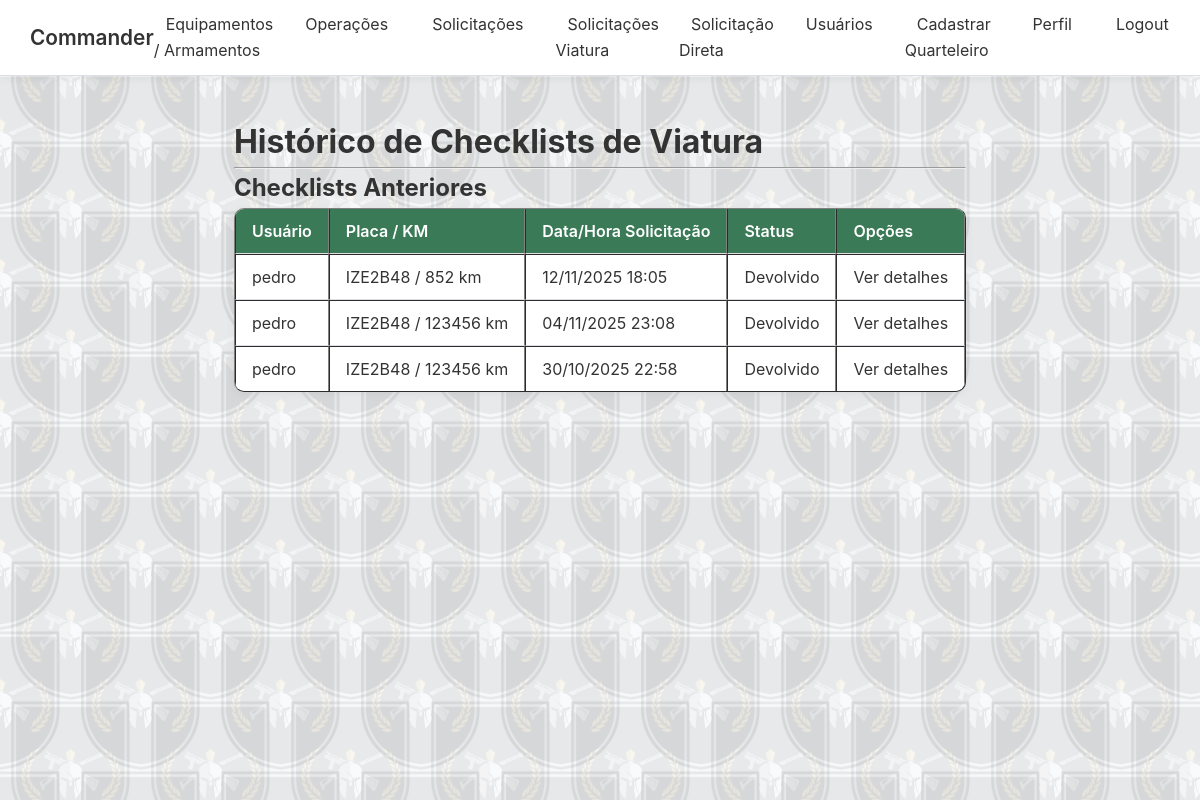
Screenshot of /solicitacoesAnterioresVtr.php (signed in) with the database file from the repository.
### tables this page shows
CREATE TABLE IF NOT EXISTS `solicitacao_viatura` (
  `id_solicitacao_viatura` int NOT NULL AUTO_INCREMENT,
  `id_usuario` int NOT NULL,
  `data_solicitacao_viatura` datetime NOT NULL,
  `quilometragem` int DEFAULT NULL,
  `placa_veiculo` varchar(10) DEFAULT NULL,
  `observacoes_viatura` text,
  `status_solicitacao_viatura` enum('Pendente','Ativo','Negado','Devolvido') DEFAULT 'Pendente',
  PRIMARY KEY (`id_solicitacao_viatura`),
  KEY `id_usuario` (`id_usuario`)
);

CREATE TABLE IF NOT EXISTS `usuarios` (
  `id_usuario` int NOT NULL AUTO_INCREMENT,
  `nome_usuario` varchar(255) NOT NULL,
  `identidade_funcional_usuario` int NOT NULL,
  `email_usuario` varchar(255) NOT NULL,
  `senha_usuario` varchar(255) NOT NULL,
  `perfil_usuario` tinyint(1) NOT NULL,
  `data_cadastro_usuario` datetime NOT NULL,
  PRIMARY KEY (`id_usuario`)
);

### solicitacoesAnterioresVtr.php (the view, shortened to what this page needs)
<?php
include("conecta.php");
$query_vtr = "SELECT
 solicitacao_viatura.id_solicitacao_viatura,
 solicitacao_viatura.data_solicitacao_viatura,
 solicitacao_viatura.quilometragem,
 solicitacao_viatura.placa_veiculo,
 solicitacao_viatura.status_solicitacao_viatura,
 usuarios.nome_usuario
 FROM solicitacao_viatura
 JOIN usuarios ON solicitacao_viatura.id_usuario = usuarios.id_usuario
 WHERE solicitacao_viatura.status_solicitacao_viatura != 'Pendente'
  AND solicitacao_viatura.status_solicitacao_viatura != 'Aceito'
  AND solicitacao_viatura.status_solicitacao_viatura != 'Ativo'
 ORDER BY solicitacao_viatura.data_solicitacao_viatura DESC";
$resultado_vtr = mysqli_query($conexao, $query_vtr);
?>
<!DOCTYPE html>
<html lang="pt-br">
<head>
    <link rel="stylesheet" href="style.css">
</head>
<body>
    <nav>
        <div class="logo"><a href="homeQuarteleiro.php">Commander</a></div>
      <ul>
        <li><a href="equipamentos.php" class="ativo">Equipamentos / Armamentos</a></li>
        <li><a href="operacoes.php">Operações</a></li>
        <li><a href="solicitacoesQuarteleiro.php">Solicitações</a></li>
        <li><a href="solicitacoesVtr.php">Solicitações Viatura</a></li>
        <li><a href="solicitarSolicitante.php">Solicitação Direta</a></li>
        <li><a href="listarUsuarios.php">Usuários</a></li>
        <li><a href="cadastrarQuarteleiro.php">Cadastrar Quarteleiro</a></li>
        <li><a href="editarPerfil.php">Perfil</a></li>
        <li><a href="logout.php">Logout</a></li>
      </ul>
    </nav>
    <div class="container">
        <div class="titulo-principal">
            <h1>Histórico de Checklists de Viatura</h1>
            <hr>
            <h2>Checklists Anteriores</h2>
        </div>
        <div class="conteudo-tabela">
            <?php
            if (mysqli_num_rows($resultado_vtr) <= 0) {
                echo "<p class='aviso-vazio'>Nenhum Histórico de Checklists de Viatura encontrado (Negado, Concluído, etc.).</p>";
            } else {
                echo "<table border='1' class='tabela-historico'>
                        <thead>
                            <tr>
                                <th>Usuário</th>
                                <th>Placa / KM</th>
                                <th>Data/Hora Solicitação</th>
                                <th>Status</th>
                                <th>Opções</th>
                            </tr>
                        </thead>
                        <tbody>";
                while ($dados_vtr = mysqli_fetch_assoc($resultado_vtr)) {
                    $id_vtr = $dados_vtr['id_solicitacao_viatura'];
                    $nome_vtr = $dados_vtr['nome_usuario'];
                    $placa_km = $dados_vtr['placa_veiculo'] . " / " . $dados_vtr['quilometragem'] . " km";
                    $data_solicitacao_vtr = date("d/m/Y H:i", strtotime($dados_vtr['data_solicitacao_viatura']));
                    $status_vtr = $dados_vtr['status_solicitacao_viatura'];
                    echo "<tr class='linha-status " . strtolower($status_vtr) . "'>
                            <td>$nome_vtr</td>
                            <td>$placa_km</td>
                            <td>$data_solicitacao_vtr</td>
                            <td>$status_vtr</td>
                            <td>
                                <a href='detalhesVtr.php?id=$id_vtr&status=7' class='btn-detalhes'>Ver detalhes</a>
                            </td>
                          </tr>";
                }
                echo "  </tbody>
                      </table>";
            }
            ?>
        </div>
    </div>
</body>
</html>

### style.css (style rules this page uses)
:root { --cor-fundo: #f9fafb; --cor-card: #ffffff; --cor-borda: #dcdfe3; --cor-texto: #333; --cor-suave: #666; --cor-principal: #3b7a57; --cor-principal-hover: #2e6045; --radius: 10px; --sombra: 0 2px 10px rgba(0, 0, 0, 0.05); --transicao: 0.25s ease; --max-largura: 1100px; --font-base: "Inter", "Roboto", sans-serif; }
* { margin: 0; padding: 0; box-sizing: border-box; font-family: var(--font-base); }
body { background: transparent; color: var(--cor-texto); line-height: 1.6; display: flex; flex-direction: column; min-height: 100vh; position: relative; overflow-x: hidden; }
body::before { content: ""; position: fixed; inset: 0; background-image: url('img/logo.png'); background-size: 140px 140px; background-repeat: repeat; opacity: 0.08; z-index: -1; pointer-events: none; }
body::after { content: ""; position: fixed; inset: 0; background-image: url('logo.png'); background-size: 140px 140px; background-position: 70px 70px; background-repeat: repeat; opacity: 0.08; z-index: -1; pointer-events: none; }
nav { background: var(--cor-card); border-bottom: 1px solid var(--cor-borda); box-shadow: var(--sombra); display: flex; justify-content: space-between; align-items: center; padding: 12px 30px; position: sticky; top: 0; z-index: 10; }
nav .logo { font-weight: 600; color: var(--cor-principal); font-size: 1.3rem; }
nav ul { list-style: none; display: flex; gap: 20px; }
nav ul li a { color: var(--cor-texto); text-decoration: none; padding: 8px 12px; border-radius: var(--radius); transition: var(--transicao); }
.container { flex: 1; max-width: var(--max-largura); margin: 40px auto; padding: 0 20px; position: relative; z-index: 1; }
table { width: 100%; border-collapse: separate; border-spacing: 0; background: var(--cor-card); border-radius: var(--radius); box-shadow: var(--sombra); overflow: hidden; margin-bottom: 30px; }
th, td { padding: 12px 16px; text-align: left; border-bottom: 1px solid var(--cor-borda); }
th { background: var(--cor-principal); color: white; font-weight: 600; border-top: none; }
tr:last-child td { border-bottom: none; }
a { text-decoration: none; color: var(--cor-texto); }

### rows the page displays
solicitacao_viatura: id_usuario.nome_usuario "pedro", placa_km "IZE2B48 / 852 km", data_solicitacao_viatura "12/11/2025 18:05", status_solicitacao_viatura "Devolvido"
solicitacao_viatura: id_usuario.nome_usuario "pedro", placa_km "IZE2B48 / 123456 km", data_solicitacao_viatura "04/11/2025 23:08", status_solicitacao_viatura "Devolvido"
solicitacao_viatura: id_usuario.nome_usuario "pedro", placa_km "IZE2B48 / 123456 km", data_solicitacao_viatura "30/10/2025 22:58", status_solicitacao_viatura "Devolvido"
